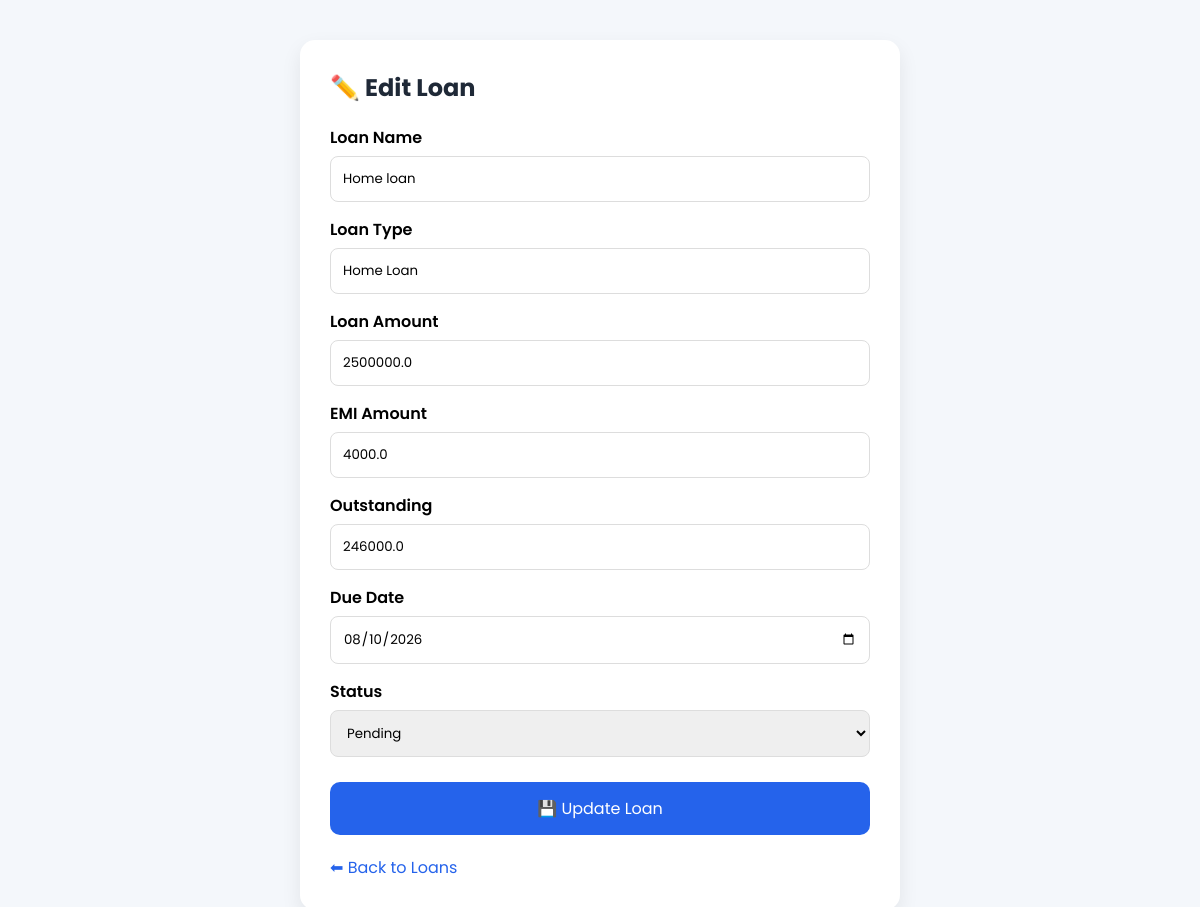
Page /edit-loan/1 (signed in) on the committed database.
### models/loan.py (models this page shows)
class Loan(db.Model):
    __tablename__ = "loans"
    id = db.Column(db.Integer, primary_key=True)
    user_id = db.Column(db.Integer, nullable=False)
    loan_name = db.Column(db.String(100), nullable=False)
    loan_type = db.Column(db.String(50), nullable=False)
    loan_amount = db.Column(db.Float, nullable=False)
    interest_rate = db.Column(db.Float, nullable=False)
    emi_amount = db.Column(db.Float, nullable=False)
    outstanding = db.Column(db.Float, nullable=False)
    due_date = db.Column(db.Date, nullable=False)
    status = db.Column(db.String(20), default="Pending")

### app.py (the view, shortened to what this page needs)
@app.route("/edit-loan/<int:id>", methods=["GET", "POST"])
def edit_loan(id):
    loan = Loan.query.get_or_404(id)
    return render_template("edit_loan.html", loan=loan)

### templates/edit_loan.html (shortened to what this page needs)
<!DOCTYPE html>
<html lang="en">
<head>
</head>
<body>
<div class="container">
<h2>✏️ Edit Loan</h2>
<form method="POST">
<label>Loan Name</label>
<input type="text" name="loan_name" value="{{ loan.loan_name }}" required>
<label>Loan Type</label>
<input type="text" name="loan_type" value="{{ loan.loan_type }}" required>
<label>Loan Amount</label>
<input type="number" step="0.01" name="loan_amount" value="{{ loan.loan_amount }}" required>
<label>EMI Amount</label>
<input type="number" step="0.01" name="emi_amount" value="{{ loan.emi_amount }}" required>
<label>Outstanding</label>
<input type="number" step="0.01" name="outstanding" value="{{ loan.outstanding }}" required>
<label>Due Date</label>
<input type="date" name="due_date" value="{{ loan.due_date }}" required>
<label>Status</label>
<select name="status">
    <option value="Pending" {% if loan.status=="Pending" %}selected{% endif %}>Pending</option>
</select>
<button type="submit">💾 Update Loan</button>
</form>
<a href="{{ url_for('loans') }}" class="back">⬅ Back to Loans</a>
</div>
</body>
</html>

### templates/edit_loan.html (style rules this page uses)
* { margin:0; padding:0; box-sizing:border-box; font-family:Poppins,sans-serif; }
body { background:#f4f7fb; padding:40px; }
.container { max-width:600px; margin:auto; background:#fff; padding:30px; border-radius:15px; box-shadow:0 8px 20px rgba(0,0,0,.08); }
h2 { margin-bottom:20px; color:#1f2937; }
label { display:block; margin-top:15px; font-weight:600; }
input, select { width:100%; padding:12px; margin-top:6px; border:1px solid #ddd; border-radius:8px; }
button { margin-top:25px; width:100%; padding:14px; border:none; border-radius:10px; background:#2563EB; color:#fff; font-size:16px; cursor:pointer; }
.back { display:inline-block; margin-top:20px; text-decoration:none; color:#2563EB; }

### rows in the picture
Loan: loan_name "Home loan", loan_type "Home Loan", loan_amount "2500000.0", emi_amount "4000.0", outstanding "246000.0", due_date "08/10/2026", status "Pending"
